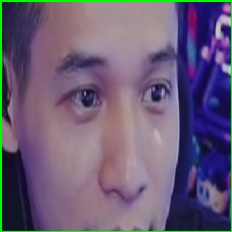
#> input picture Images/domixi/face_100.jpg, 232 x 232 px, found by its file name; its folder holds only this picture in this run
$ python createdata.py
#> lines starting #> are read from the running program, lines starting #| are printed output that depends on the picture; after the words box and inside, x2 and y2 are one past the last pixel; in counts of white or black regions, pixels touching at a corner belong together
import numpy as np
import cv2
import os

detector = cv2.CascadeClassifier(
    cv2.data.haarcascades + 'haarcascade_frontalface_default.xml')

path_folder = 'Images'
list_folder = os.listdir(path_folder)

for folder in list_folder:
    list_file = os.listdir(path_folder + '/' + folder)

    # Create a folder for the person in the 'dataset' directory
    person_folder = 'dataset/' + folder
    if not os.path.exists(person_folder):
        os.makedirs(person_folder)

    for file in list_file:
        filename = path_folder + '/' + folder + '/' + file
        frame = cv2.imread(filename)
#> frame is the input picture: shape (232, 232, 3); mean B, G, R 118.1, 92.1, 105.9

        # Convert the frame to grayscale
        gray = cv2.cvtColor(frame, cv2.COLOR_BGR2GRAY)
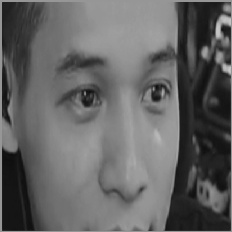
#> gray: shape (232, 232); min 12, max 202, mean 99.2

        faces = detector.detectMultiScale(gray, 1.3, 5)
#> faces = [[23, 23, 196, 196]]

        for (x, y, w, h) in faces:
            # Extract the face
            face = gray[y:y+h, x:x+w]

            # Save the face in the person's folder
            cv2.imwrite(person_folder + '/' + file, face)

            # Draw a rectangle on the original image (optional)
            cv2.rectangle(frame, (x, y), (x+w, y+h), (0, 255, 0), 2)
#> this loop made 1 pass
#> pass 1, `face = gray[y:y+h, x:x+w]`:
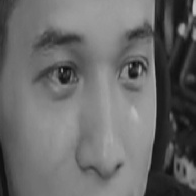
#> face: shape (196, 196); min 12, max 199, mean 105.3
#> after the loop:
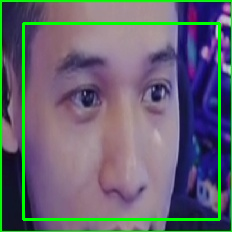
#> frame: shape (232, 232, 3); 4.36% of pixels changed, all inside (x1, y1, x2, y2) = (22, 22, 221, 221)
#> pass 2 of the loop `for folder in list_folder:`:
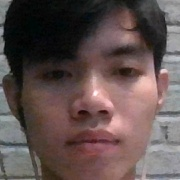
#> input picture Images/huynhpro/1_100.jpg, 180 x 180 px, found by its file name
#> frame is the input picture: shape (180, 180, 3); mean B, G, R 79, 80.8, 96.9
#> `gray = cv2.cvtColor(frame, cv2.COLOR_BGR2GRAY)`:
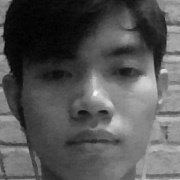
#> gray: shape (180, 180); min 0, max 248, mean 85.4
#> faces = [[19, 19, 151, 151]]
#> the loop `for (x, y, w, h) in faces:` made 1 pass
#> after the loop `for (x, y, w, h) in faces:`:
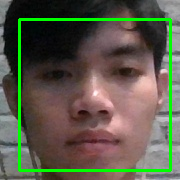
#> frame: shape (180, 180, 3); 5.58% of pixels changed, all inside (x1, y1, x2, y2) = (18, 18, 172, 172)

# Note: If you want to show the images with rectangles, uncomment the following line
# cv2.imshow('Detected Faces', frame)
# cv2.waitKey(0)
# cv2.destroyAllWindows()
